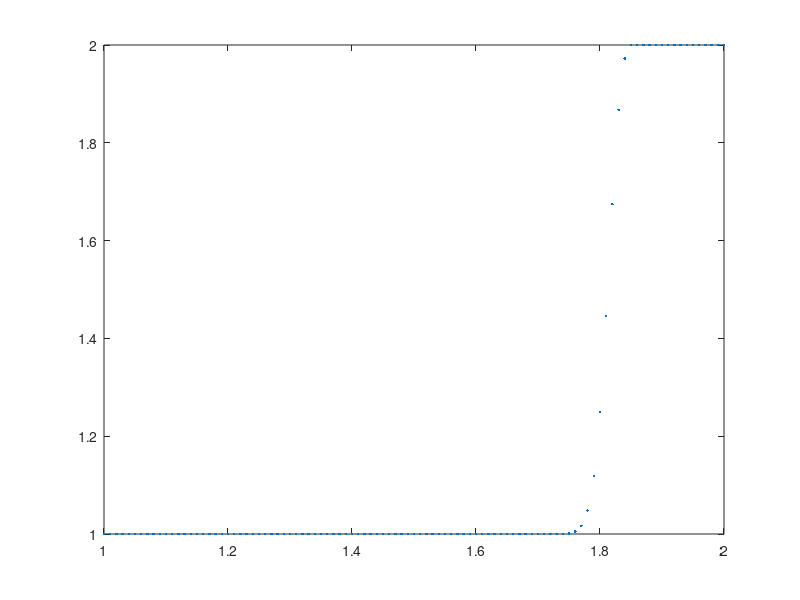

MATLAB code for this plot:
%% 1D Linear Advection Equation
%
% du/dt + a du/dx = 0
%
% Ref's: 
%   Randall J. Leveque;
%   Finite Volume Methods for Hyperbolic Problems
%   Cambridge Press, 2002.
%
% Subroutine for solving using Upwind Method.
% by Manuel Diaz, manuel.ade'at'gmail.com 
% Institute of Applied Mechanics, 2012.08.12

clear all; close all; clc;

%% Parameters
a = 0.5;
a_m = min(0,a);
a_p = max(0,a);
dx = 0.01;
cfl = 0.9;
dt = cfl*dx/abs(a);
t_end = 0.6;

%% Discretization of Domain
x = 1:dx:2;
t = 0:dt:t_end;

%% Initial Condition
n = length(x);
%u_0 = zeros(1,n);
u0(1:ceil(n/2)) = 1;
u0((ceil(n/2)+1):n) = 2;

%% Main Loop
% Initilize vector variables
u_next = zeros(size(u0)); % u^{n+1}
u_bar1 = zeros(size(u0)); % preallocate for MacCormack
u_bar2 = zeros(size(u0)); % preallocate for MacCormack

% Load Initial condition
u = u0;

% Main Loop
for k = t
    % plot every time step
    plot(x,u,'.')
    
    for j = 2:n-1    
        % Single Sided Upwind
        %u_next(j) = u(j) - a*dt/dx*(u(j)-u(j-1)); % Upwind
        %u_next(j) = u(j) - a*dt/dx*(u(j+1)-u(j)); % Downwind
        
        % Double Sided Upwind
        u_next(j) = u(j) - a_p*dt/dx*(u(j)-u(j-1)) - a_m*dt/dx*(u(j+1)-u(j));
        
        % Comparing to Lax-Wendroff:
        %u_next(j) = u(j) - a*dt/(2*dx)*(u(j+1)-u(j-1)) ...
        %   +(dt^2/2)/(dx^2)*(a^2)*(u(j+1)-2*u(j)+u(j-1)); % LW
        
        % Comparing to MacCormack Method:
        % Predictor steps
        %u_bar1(j) = u(j) - a*dt/dx*(u(j+1)-u(j)); 
        %    u_bar1(1) = u_bar1(2); % Neumann BC in predictor step
        %u_bar2(j) = u_bar1(j) - a*dt/dx*(u_bar1(j)-u_bar1(j-1)); 
        % Corrector step
        %u_next(j) = 1/2*(u(j)+u_bar2(j));
    end
    % BC
    u_next(1) = u_next(2);      % Neumann BC
    u_next(n) = u_next(n-1);    % Neumann BC
    
    % UPDATE info
    u = u_next(1:n);
    
    % update figure
    pause(0.05); drawnow
end
    
%% Plot final Result
plot(x,u,'.')